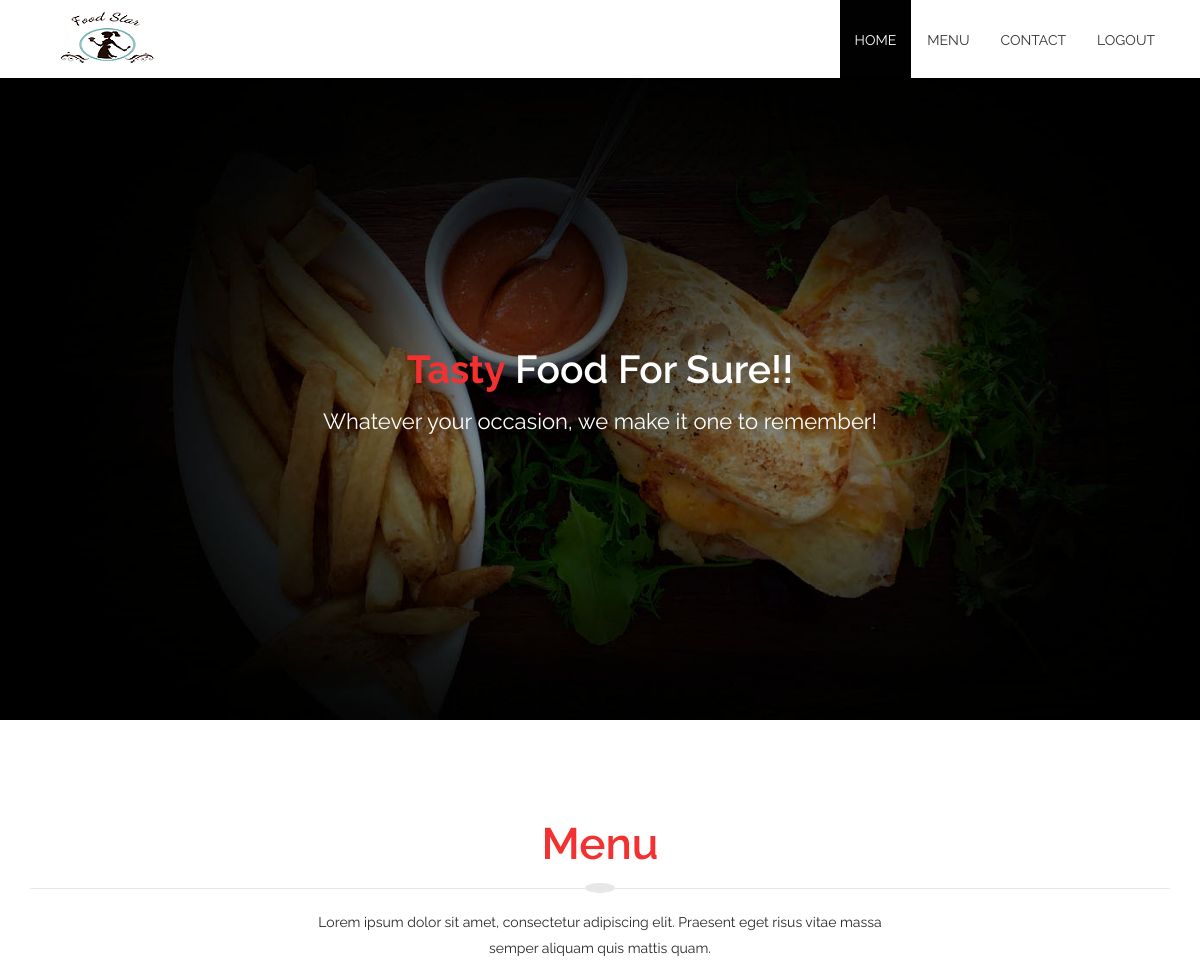
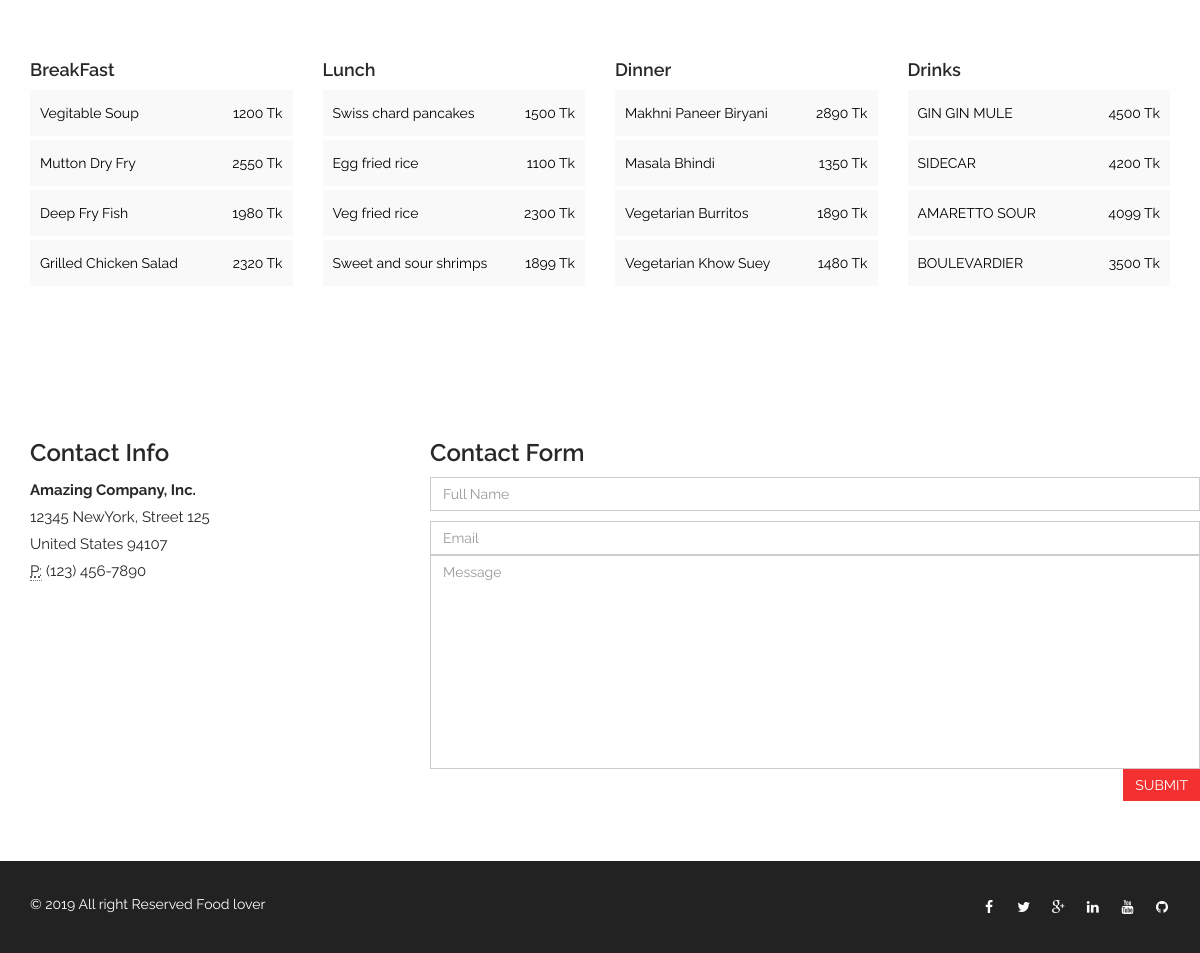
Page /more_post.php (signed in) on the committed database (2 pictures, top to bottom).
### tables this page shows
CREATE TABLE `category` (
  `cat_id` int(11) NOT NULL,
  `cat_title` varchar(255) NOT NULL
);

CREATE TABLE `item` (
  `item_id` int(11) NOT NULL,
  `item_name` varchar(255) DEFAULT NULL,
  `item_cat` varchar(255) NOT NULL,
  `item_location` varchar(255) NOT NULL,
  `item_status` varchar(255) NOT NULL,
  `item_price` varchar(255) NOT NULL,
  `item_details` varchar(255) NOT NULL,
  `item_img` text NOT NULL
);

### lib/session.php (called while the page is built, shortened)
<?php
class Session{
	public static function get($key){
		if(isset($_SESSION[$key])){
			return $_SESSION[$key];
		}else{
			return false;
		}
	}
}
 ?>

### lib/database.php (called while the page is built, shortened)
<?php
Class Database{
	public $host   = DB_HOST;
	public $user   = DB_USER;
	public $pass   = DB_PASS;
	public $dbname = DB_NAME;
	public $link;
	private function connectDB(){
	$this->link = new mysqli($this->host, $this->user, $this->pass, $this->dbname);
 }
	public function select($query){
		$result = $this->link->query($query) or die($this->link->error.__LINE__);
		if($result->num_rows > 0){
			return $result;
		} else {
			return false;
		}
	}
}

### more_post.php (the view, shortened to what this page needs)
<?php
include "lib/session.php";
 ?>
<?php include "lib/database.php" ?>
<?php
$db = new Database();
if (Session::get('userlogin')==true) {
 ?>
<!DOCTYPE html>
<html lang="en">
<head>
    <link href="css/bootstrap.min.css" rel="stylesheet">
    <link href="css/font-awesome.min.css" rel="stylesheet">
    <link href="css/animate.min.css" rel="stylesheet">
    <link href="css/prettyPhoto.css" rel="stylesheet">
    <link href="css/styles.css" rel="stylesheet">
</head>
<body id="home">
    <header id="header">
        <nav id="main-nav" class="navbar navbar-default navbar-fixed-top" role="banner">
            <div class="container">
                <div class="navbar-header">
                    <a class="navbar-brand" href="index.php"><img src="images/logo.png" alt="logo"></a>
                </div>
                <div class="collapse navbar-collapse navbar-right">
                    <ul class="nav navbar-nav">
                        <li class="scroll active"><a href="index.php">Home</a></li>
                        <li class="scroll"><a href="#pricing">Menu</a></li>
                        <li class="scroll"><a href="#contact-us">Contact</a></li>
                        <li class="scroll"><a href="user_logout.php?action=true">Logout</a></li>
                    </ul>
                </div>
            </div>
        </nav>
    </header>
    <section id="hero-banner">
             <div class="banner-inner">
                    <div class="container">
                        <div class="row">
                            <div class="col-sm-12">
                                    <h2><b>Tasty</b> Food For Sure!! </h2>
                                    <p>Whatever your occasion, we make it one to remember!</p>
                            </div>
                        </div>
                    </div>
                </div>
    </section>
    <section id="pricing">
        <div class="container">
            <div class="section-header">
                <h2 class="section-title wow fadeInDown">Menu</h2>
                <p class="wow fadeInDown">Lorem ipsum dolor sit amet, consectetur adipiscing elit. Praesent eget risus vitae massa <br> semper aliquam quis mattis quam.</p>
            </div>
            <div class="row">
                      <?php
                        $query = "SELECT * FROM category";
                        $results = $db->select($query);
                        if ($results) {
                            while ($rows=$results->fetch_assoc()) {
                                $cat_id=$rows['cat_id'];
                                $cat_title=$rows['cat_title'];
                       ?>
                <div class="col-sm-3">
                    <h4><?php echo $cat_title; ?></h4>
                    <ul class="menuPrice">
                        <?php
                        $query = "SELECT * FROM item WHERE item_cat = $cat_id ";
                        $result = $db->select($query);
                        if ($result) {
                            while ($row=$result->fetch_assoc()) {
                                $item_id=$row['item_id'];
                                $item_name=$row['item_name'];
                                $item_price=$row['item_price'];
                       ?>
                        <li>
                            <a href="single_item.php?get_item_id=<?php echo $item_id; ?>"><?php echo $item_name; ?><span class="number"><?php echo $item_price." Tk" ?></span></a>
                        </li>
                    <?php } } ?>
                    </ul>
                </div>
                <?php  }
                        } ?>
            </div>
        </div>
    </section>
    <section id="contact">
        <div class="container">
            <div class="container contact-info">
                <div class="row">
				  <div class="col-sm-4 col-md-4">
                        <div class="contact-form">
                            <h3>Contact Info</h3>
                            <address>
                              <strong>Amazing Company, Inc.</strong><br>
                              12345 NewYork, Street 125<br>
                              United States 94107<br>
                              <abbr title="Phone">P:</abbr> (123) 456-7890
                            </address>
					</div></div>
                    <div class="col-sm-8 col-md-8">
                        <div class="contact-form">
							<form name="sentMessage" id="contactForm"  novalidate>
							<h3>Contact Form</h3>
							<div class="control-group">
							<div class="controls">
							<input type="text" class="form-control"
							placeholder="Full Name" id="name" required
							data-validation-required-message="Please enter your name" />
							</div>
							</div>
							<div class="control-group">
							<div class="controls">
							<input type="email" class="form-control" placeholder="Email"
							id="email" required
							data-validation-required-message="Please enter your email" />
							</div>
							</div>
							<div class="control-group">
							<div class="controls">
							<textarea rows="10" cols="100" class="form-control"
							placeholder="Message" id="message" required
							data-validation-required-message="Please enter your message" minlength="5"
							data-validation-minlength-message="Min 5 characters"
							maxlength="999" style="resize:none"></textarea>
							</div>
							</div>
							<button type="submit" class="btn btn-primary pull-right">SUBMIT</button><br />
							</form>
                        </div>
                    </div>
                </div>
            </div>
        </div>
   </section>
    <footer id="footer">
        <div class="container">
            <div class="row">
                <div class="col-sm-6">
                    &copy; 2019 All right Reserved <a href="https://webthemez.com/tag/free" target="_blank">Food lover</a>
                </div>
                <div class="col-sm-6">
                    <ul class="social-icons">
                        <li><a href="#"><i class="fa fa-facebook"></i></a></li>
                        <li><a href="#"><i class="fa fa-twitter"></i></a></li>
                        <li><a href="#"><i class="fa fa-google-plus"></i></a></li>
                        <li><a href="#"><i class="fa fa-linkedin"></i></a></li>
                        <li><a href="#"><i class="fa fa-youtube"></i></a></li>
                        <li><a href="#"><i class="fa fa-github"></i></a></li>
                    </ul>
                </div>
            </div>
        </div>
    </footer>
</body>
</html>
<?php
}else{
   echo "<script>alert('please login first');</script>";
  echo "<script>window.location.href = 'index.php'</script>";
}
?>

### css/styles.css (style rules this page uses)
body { padding-top: 100px; background: #fff; font-family: 'Raleway', sans-serif; font-weight: 400; color: #282828; line-height: 26px; padding: 0; }
h1, h2, h3, h4, h5, h6 { font-weight: 600; font-family: 'Raleway', sans-serif; }
a { color: #f33131; -webkit-transition: color 400ms, background-color 400ms; -moz-transition: color 400ms, background-color 400ms; -o-transition: color 400ms, background-color 400ms; transition: color 400ms, background-color 400ms; }
.section-header { margin-bottom: 50px; }
.section-header p { text-align:center; }
.section-header .section-title { font-size: 44px; color: #F33131; position: relative; padding-bottom: 20px; margin: 0 0 20px; border-bottom: 1px solid #E7E7E7; display: block; text-align: center; }
.section-header .section-title:before { content: ""; position: absolute; width: 140px; bottom: -5px; right: 0; width: 30px; background: rgb(231, 231, 231); border-radius: 50%; margin: 0 auto; left: 0; right: 0; height: 10px; }
.btn { border-width: 0; border-radius: 0; }
.btn.btn-primary { background: #f33131; }
.navbar-default .navbar-collapse, .navbar-default .navbar-form { border-color: #A3A3A3; }
.navbar-nav>li>a { text-transform: uppercase; }
#main-nav.navbar-default { background: #FFFFFF; }
#main-nav.navbar-default .navbar-nav > li.active > a, #main-nav.navbar-default .navbar-nav > li.open > a, #main-nav.navbar-default .navbar-nav > li:hover > a { background: rgb(243, 49, 49); color: #FFFFFF; }
.navbar.navbar-default { border: 0; border-radius: 0; margin-bottom: 0; }
.navbar.navbar-default .navbar-brand { height: auto; padding: 10px 15px 1px; }
#main-nav.navbar-default { background: #fff; }
.navbar-nav>li { border-left: 1px solid #ffffff; }
@media only screen and (min-width: 768px) { #main-nav.navbar-default { -webkit-box-shadow: 0 0 3px 0 rgba(0, 0, 0, 0.1); box-shadow: 0 0 3px 0 rgba(0, 0, 0, 0.26); } }
@media only screen and (min-width: 768px) { #main-nav.navbar-default .navbar-nav > li > a { padding-top: 30px; padding-bottom: 24px; border-bottom: 4px solid transparent; } }
@media only screen and (min-width: 768px) { .navbar-default .navbar-nav>li>a { color: #333; } }
@media only screen and (min-width: 768px) { #main-nav.navbar-default .navbar-nav > li.active > a, #main-nav.navbar-default .navbar-nav > li.open > a, #main-nav.navbar-default .navbar-nav > li:hover > a { background: #010101; color: #FFF; } }
#hero-banner { overflow: hidden; height:650px; background: url('../images/banner/banner.jpg'); background-size:cover; color:#fff; margin-top: 70px; background-position: top center; }
#hero-banner h2 { margin-top: 275px; font-size: 39px; line-height: 49px; text-align:center; }
#hero-banner h2 b { color: #F33131; }
#hero-banner p { font-size: 22px; margin-bottom:20px; line-height:35px; text-align:center }
.navbar-nav { margin: 0; }
#pricing { padding: 100px 0 70px; }
.contact-info { padding:60px 0; }
.contact-info address { margin-bottom: 20px; font-style: normal; line-height: 27px; font-size: 15px; }
.contact-info .form-control { padding: 6px 12px; border-radius: 0; }
#footer { padding-top: 30px; padding-bottom: 30px; color: #fff; background: #222222; }
#footer a { color: #fff; }
#footer ul { list-style: none; padding: 0; margin: 0 -7.5px; }
#footer ul > li { display: inline-block; padding: 3px 0; width: 31px; text-align: center; }
ul.menuPrice { margin:0; padding:0; }
ul.menuPrice li { list-style: none; padding: 0; background:#fff; padding: 0px; color: #000; }
ul.menuPrice li a { float:left; width:100%; padding: 10px; background: #f9f9f9; margin-bottom: 4px; color:#000; }
ul.menuPrice li .number { float:right; }
@media only screen and (min-width: 768px) { #footer .social-icons { float: right; } }
.form-control { box-shadow: none; -webkit-box-shadow: none; }

### rows in the picture
category: cat_title "BreakFast"
item: item_name "Vegitable Soup", item_price "1200"
item: item_name "Mutton Dry Fry", item_price "2550"
item: item_name "Deep Fry Fish", item_price "1980"
item: item_name "Grilled Chicken Salad", item_price "2320"
category: cat_title "Lunch"
item: item_name "Swiss chard pancakes", item_price "1500"
item: item_name "Egg fried rice", item_price "1100"
item: item_name "Veg fried rice", item_price "2300"
item: item_name "Sweet and sour shrimps", item_price "1899"
category: cat_title "Dinner"
item: item_name "Makhni Paneer Biryani", item_price "2890"
item: item_name "Masala Bhindi", item_price "1350"
item: item_name "Vegetarian Burritos", item_price "1890"
item: item_name "Vegetarian Khow Suey", item_price "1480"
category: cat_title "Drinks"
item: item_name "GIN GIN MULE", item_price "4500"
item: item_name "SIDECAR", item_price "4200"
item: item_name "AMARETTO SOUR", item_price "4099"
item: item_name "BOULEVARDIER", item_price "3500"
